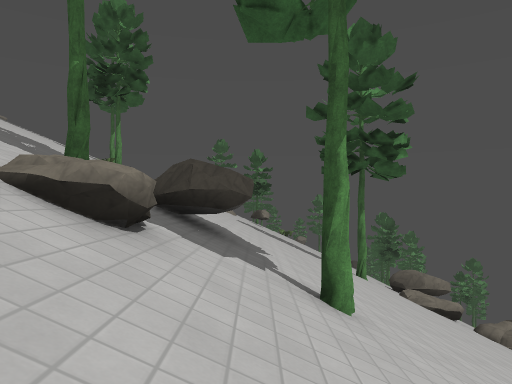
View 1 (above)

24 first-person views from a walk through a Godot game level. The camera is 1.3 m above the floor, looks level and sees 70° across. The floor is counted in squares, 2 m on a side. Each view is taken from the middle of a square. On the plan, view 1 faces up. The plan holds only what a view shows up to about 11 squares ahead; the rest is blank. The place goes on beyond the plan. Surface patterns are stand-ins for the level's own textures.

View 2
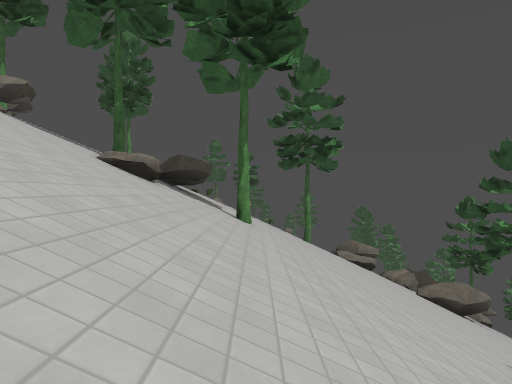

View 3
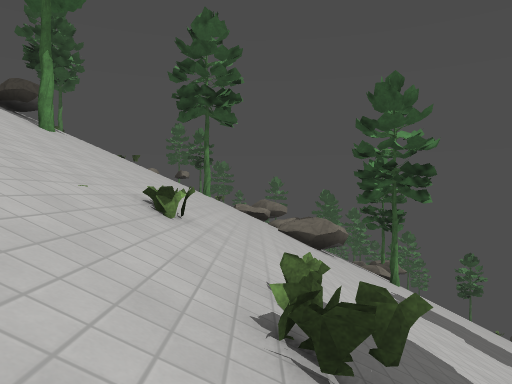

View 4
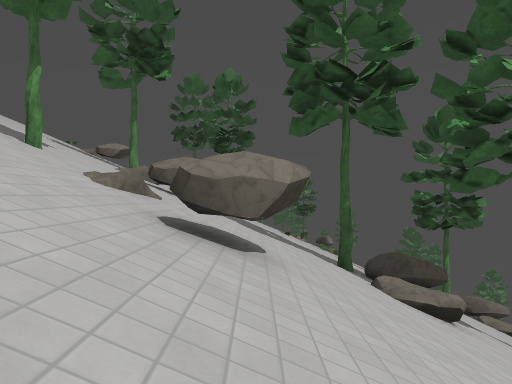

View 5
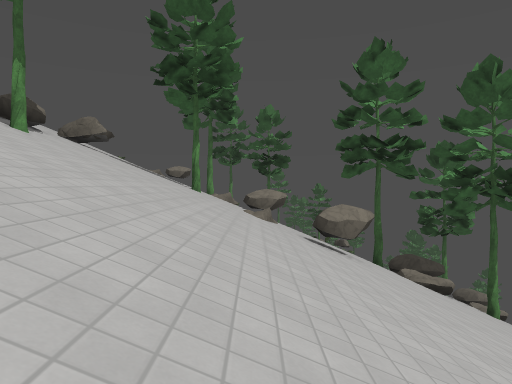

View 6
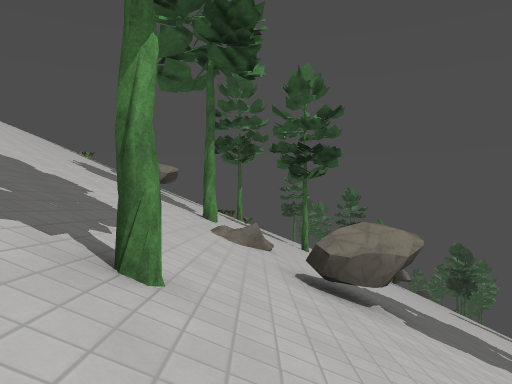

View 7
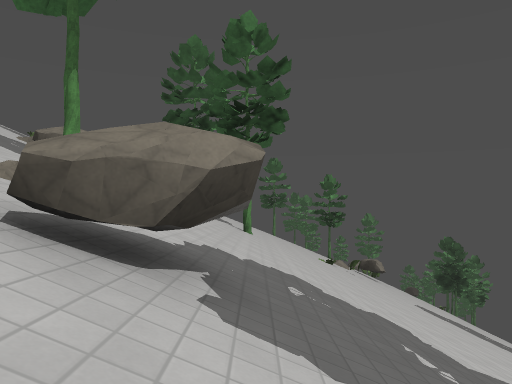

View 8
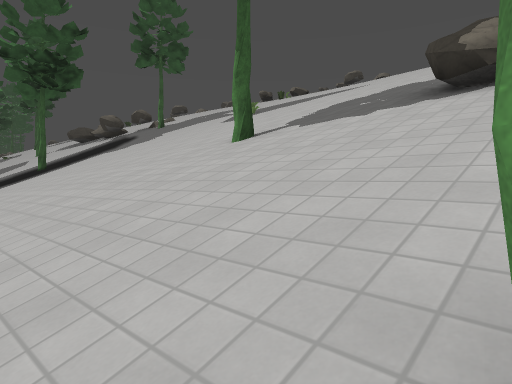

View 9
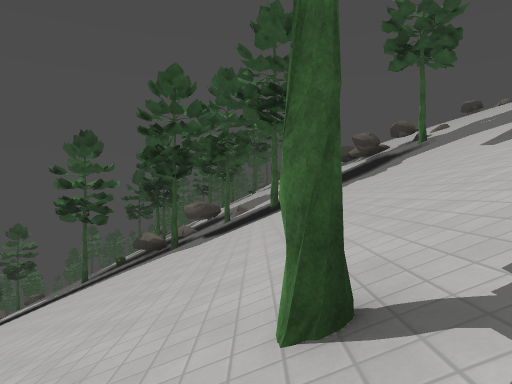

View 10
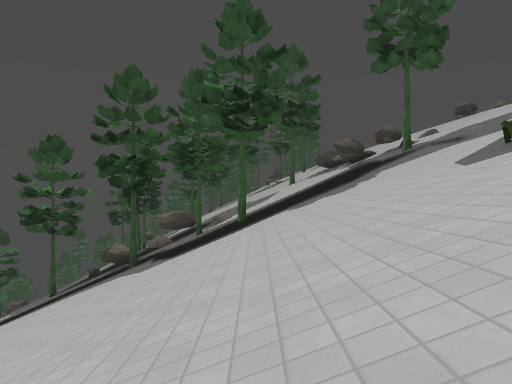

View 11
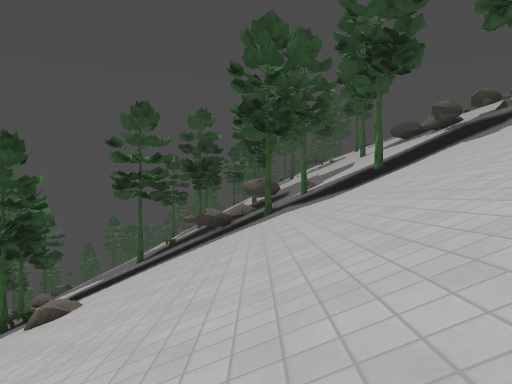

View 12
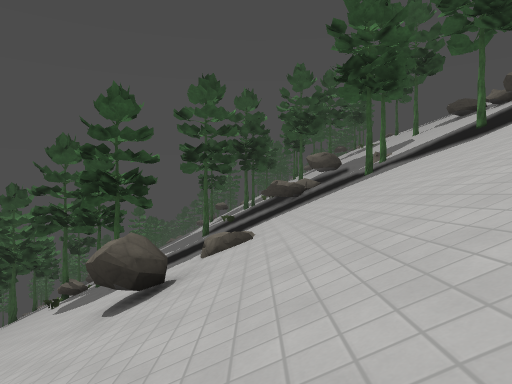

View 13
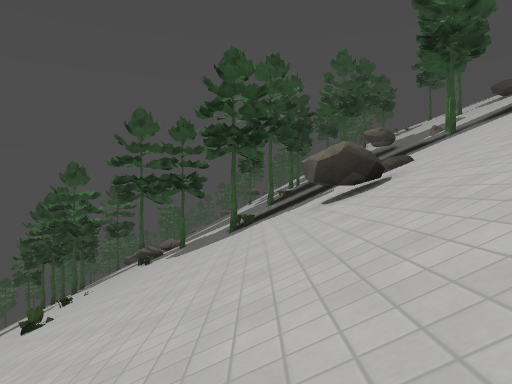

View 14
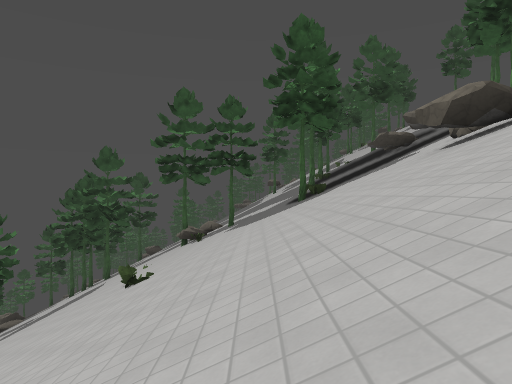

View 15
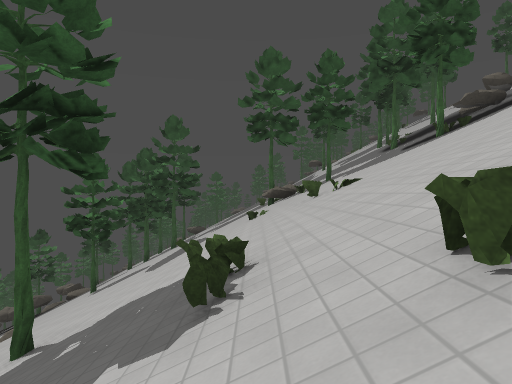

View 16
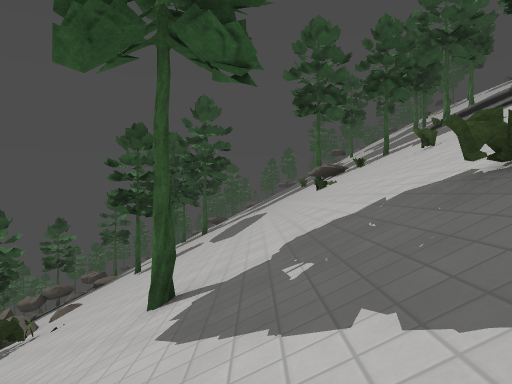

View 17
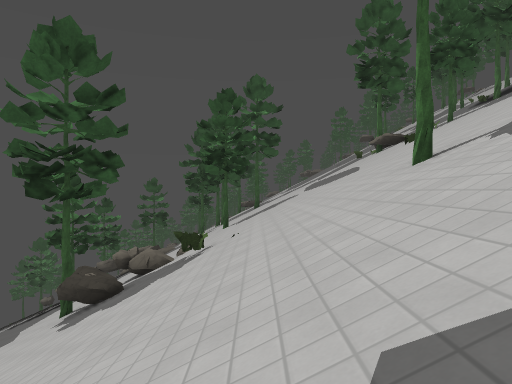

View 18
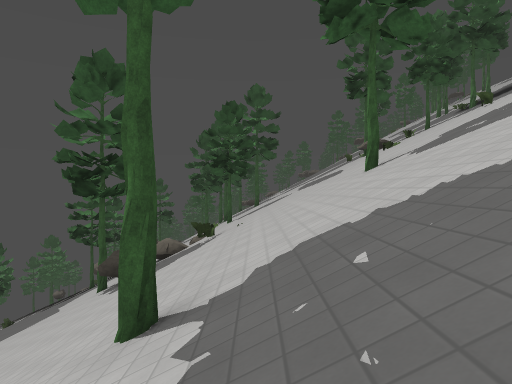

View 19
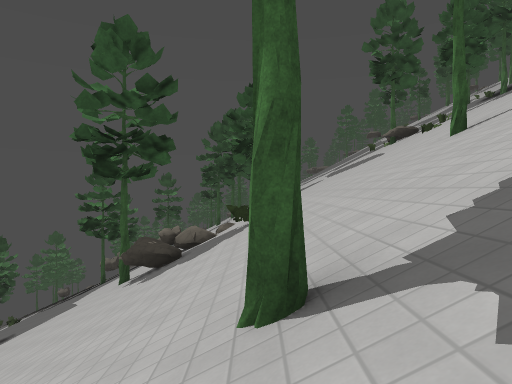

View 20
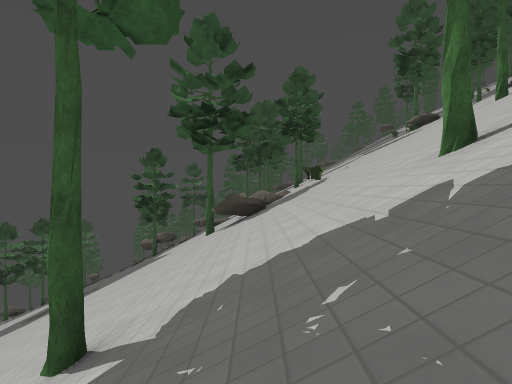

View 21
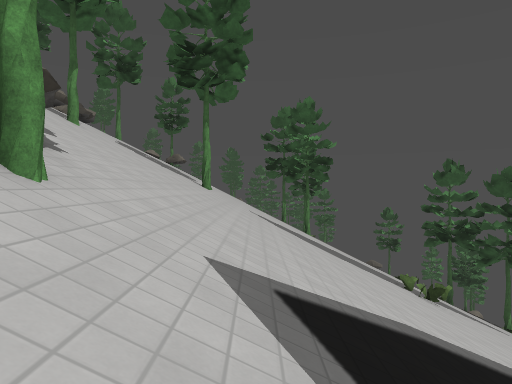

View 22
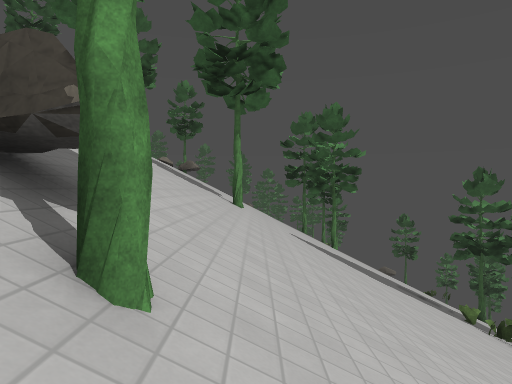

View 23
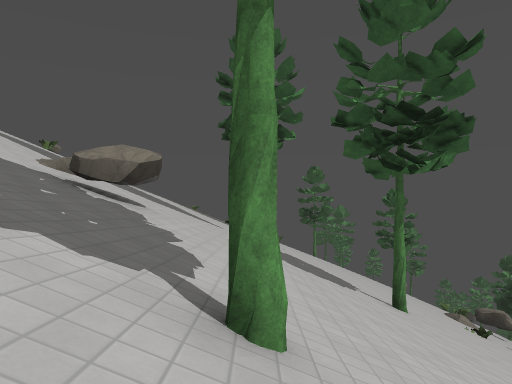

View 24
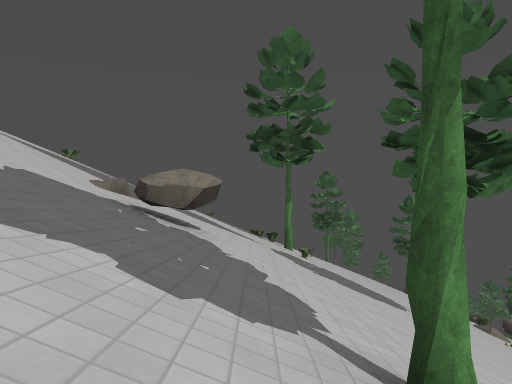

### Floor plan
Key: @ floor where view 1 was taken; # wall or solid block; . main floor; : floor 0.75 m higher than the main floor; + floor 1.5 m higher than the main floor; - floor 3.25 m lower than the main floor; _ floor 5.5 m lower than the main floor; < floor 6.5 m lower than the main floor; ( floor 13.5 m lower than the main floor; ! floor 25.5 m lower than the main floor; / step, stairs or slope; = window, fence, low wall or low ledge; ^ raised ledge; v drop or lower ground.
Columns run from 13 left of view 1 to 22 right of it. Each row starts with its distance up from view 1.
 17    =////////
 16   //////////
 15   //////////
 14 /=//////#///////
 13 ///=////////////
 12 ///////////////
 11 /////////////// #
 10 ////////////////////
  9 /////#/////////////(
  8  ///////////////////
  7   /////////////////  // //
  6   /////#////////////#/////
  5    ////^////#////////////
  4  /#////////////////////// /
  3  ////#///// =/#///////// //
  2  =/////-///////////////////////////
  1 /////////#/////////////////////////
  0 ///#/////////@//////////#//////!/=/
 -1 ////////////////////////////////////
 -2 ////////////////////////////////////
 -3 ///////////////////////////////////
 -4 /////////////////////#////////////
 -5 ///////////=//////////////////////
 -6 //////////#///////////////////////
 -7 /////////////////#//////#//#//////
 -8 ////=///////=/////////////////vv
 -9 ///.#=//////##///////////// //vv
-10  +:.#=////_< #=////////////  //
-11   ### #      ##///=/    //

Positions as (right, up) in squares from view 1, and headings:
1: (0, 0), facing up
2: (1, -4), facing up
3: (5, -4), facing up
4: (-4, -3), facing up
5: (-6, -7), facing up
6: (-7, 1), facing up
7: (-5, 3), facing up
8: (-7, 3), facing down-left
9: (-10, 1), facing down
10: (-11, 0), facing down
11: (-7, 0), facing down
12: (-4, 0), facing down
13: (-1, 1), facing down
14: (1, 1), facing down
15: (5, 1), facing down
16: (7, 0), facing down
17: (10, 1), facing down
18: (10, 3), facing down
19: (11, 2), facing down
20: (13, 4), facing down
21: (16, -10), facing up
22: (15, -9), facing up
23: (-8, 7), facing up
24: (-9, 7), facing up
